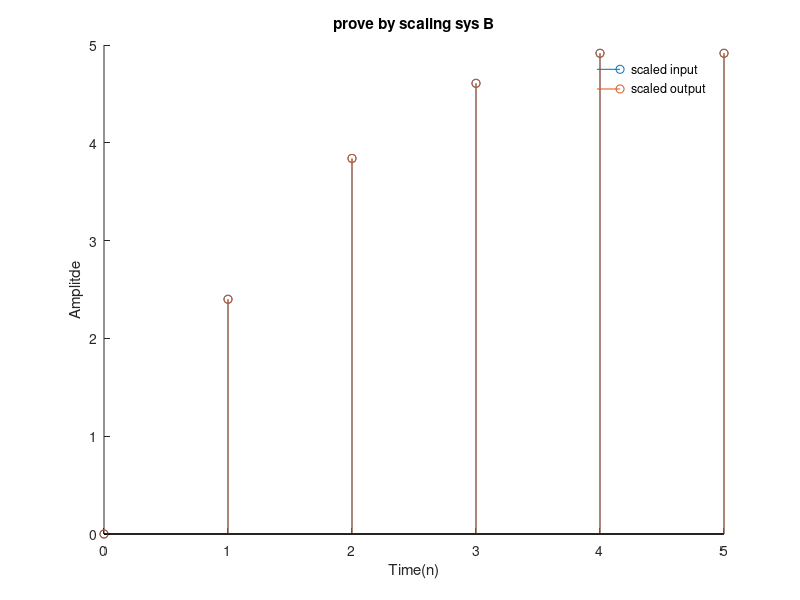

This figure's MATLAB source:
n = 0:5;
x1 = 0.8.^n;
x2 = cos(n);

%prove by scaling
%ie y(Mx1) = Mx1

%sysB
hold on;
stem(n,n.*(3.*x1));
stem(n,3.*(n.*x1))
hold off;
title('prove by scaling sys B')
xlabel('Time(n)');
ylabel('Amplitde');
set(legend('scaled input', 'scaled output'),'Box','off');

%B in linear occording to scaling